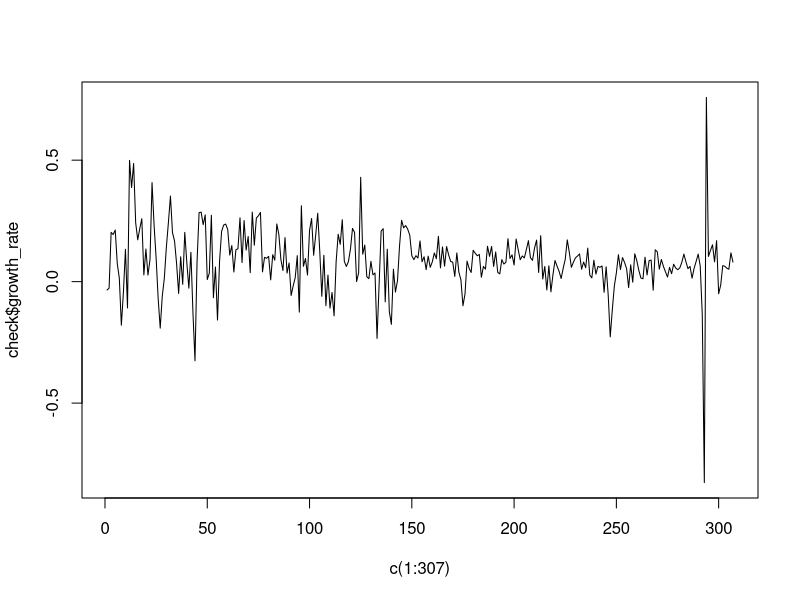
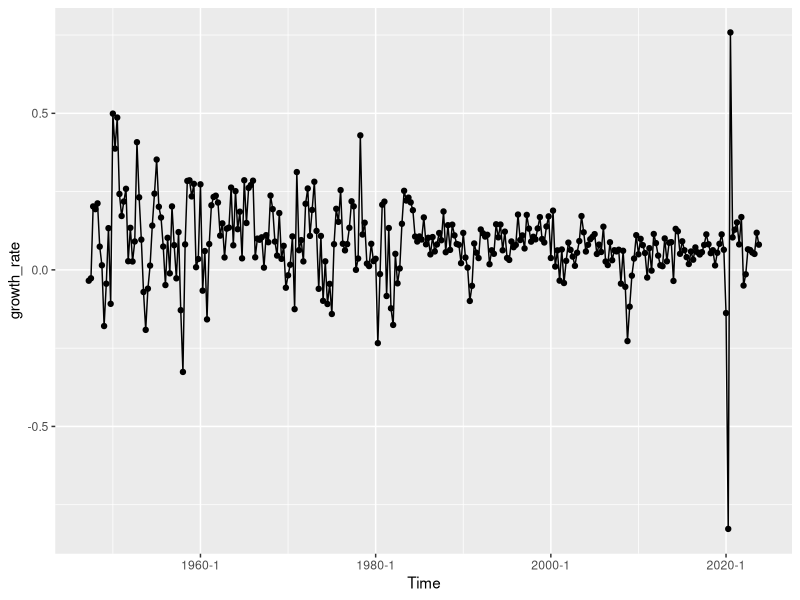

Source code (R) for these figures, in order:
## ---- chunk 1

library(tidyverse)
library(ggplot2)
library(zoo)

## ---- chunk 2

library(readxl)
RGDP_Data <- read_excel("RGDP Data.xlsx")

# extracting the most revised values/recent data
latest_data <- RGDP_Data$ROUTPUT24Q1

# creating a lag for all quarters
lag(latest_data)


check <- data.frame(RGDP_Data$DATE, log(latest_data), lag(log(latest_data)))

check <- check %>% 
  rename(c("Date" = "RGDP_Data.DATE",
           "Raw Data" = "log.latest_data.",
           "First Lag" = "lag.log.latest_data.."))

check <- check[-1,] %>% 
  mutate(growth_rate = (`Raw Data` - `First Lag`)/`First Lag` * 100)

# formatting the data variable in terms of year and quarters
Dates <- gsub(":", " ", check$Date) 
check <- check %>% 
  mutate(Time = as.yearqtr(Dates)) %>% 
  select(c(Time, growth_rate)) %>% 
  mutate(growth_rate = as.numeric(growth_rate))

## EXPLAIN EVERYTHING 
# variance of initial years (prior to them changing to GDP) seems higher 
plot(c(1:307), check$growth_rate, type = "l", lwd = 1)

ggplot(check, aes(Time, growth_rate)) + 
  geom_point() + 
  geom_line()

# add line to show where they changed computation method 
# add line to show Covid as well 

## ---- chunk 3

fitAR=function(Y,p,h){
  
  #Inputs: Y- predicted variable,  p - AR order, h -forecast horizon
  
  
  aux=embed(Y,p+h) #create p lags + forecast horizon shift (=h option)
  y=aux[,1] #  Y variable aligned/adjusted for missing data due to lags
  X=as.matrix(aux[,-c(1:(ncol(Y)*h))]) # lags of Y (predictors) corresponding to forecast horizon (prevent leakage)  

    X.out=tail(aux,1)[1:ncol(X)] #retrieve last p observations 

  

    model=lm(y~X) #estimate direct h-step AR(p) by OLS 
    coef=coef(model) #extract coefficients

  

  pred=c(1,X.out)%*%coef #make a forecast using the last few observations: a direct h-step forecast.
  #note the addition of a constant to the test observation vector
  
  rmsfe=sqrt(sum(model$residuals^2)/nrow(X)) #get unadjusted rmsfe (ignoring estimation uncertainty)
  
  return(list("model"=model,"pred"=pred,"coef"=coef, "rmsfe"=rmsfe)) #save estimated AR regression, prediction, and estimated coefficients
}

test <- as.matrix(log(check$growth_rate))


fitAR(test, 2, 2)

## ---- chunk 4

# calculating mean first revision percentage changes 

# extracting initial values of all variables
# take pre-COVID data
data_65q3_onwards <- RGDP_Data[c(75:292), c(1:219)]  %>% 
  subset(select = -DATE) 

m1 <- as.matrix(data_65q3_onwards) 

data_65q3_onwards <- matrix(m1, ncol = ncol(data_65q3_onwards), dimnames = NULL)

# extracting initial values of all variables
initial_values <- diag(data_65q3_onwards)


# extracting first revision values of all variables
first_revision_data <- RGDP_Data[c(75:292), c(1:219)] %>% 
  select(-c(1, 2)) 

# base dataset showing the GDP values across quarters 

GDP_across_q <- RGDP_Data[c(74:293), c(1:220)] %>%
  subset(select = -DATE) %>%
  mutate_all(as.numeric)

colnames(GDP_across_q) <- NULL

GDP_across_q <- as.matrix(GDP_across_q) 

lagged_GDP_across_q <- lag(GDP_across_q)

df <- 100 * (GDP_across_q - lagged_GDP_across_q)/lagged_GDP_across_q 

# Removing the first and last row since we had added those to compute the lag.
df <- df[-c(1, 220),]

# Revised values is a data frame that shows the growth rate of each quarter as compared to the previous quarter, across revisions. For instance, revision0 is the initial growth rate for each quarter, and revision1 shows the growth rate after values have been revised. 

revised_growth <- data.frame(matrix(NA, nrow = 218, ncol = 0))

for (i in 0:40){
  na_vector = c(replicate(218, NA)) 
  na_vector = as.numeric(na_vector)
  
  values <- diag(df)
  
  col_name = paste0("revision", i)
  
  na_vector[1:(218-i)] = values[1:(218-i)]
  revised_growth[[`col_name`]] = na_vector
  
  df <- df[,-c(1)]
}


# Now, we are looking into how the growth rates change due to revision. 
lagged_growth <- revised_growth[, -c(ncol(revised_growth))]
revised_growth <- revised_growth[,-c(1)]

# We're taking the average of the change in growth per revision 
change_in_growth <- 100*((revised_growth - lagged_growth)/lagged_growth)

change_in_growth[sapply(change_in_growth, is.infinite)] <- NA
  
change_in_growth <- change_in_growth %>% apply(2, mean, na.rm = TRUE)


## ---- chunk 5

example_q = "2014 Q1"
example_yq = as.yearqtr(example_q)

# Formatting dataframe of quarters and their estimated values
working_df = RGDP_Data[, -c(1)] %>%
  mutate_all(as.numeric)

colnames(working_df) <- sapply(seq(as.Date(as.yearqtr("1965 Q4", format = "%Y Q%q")), by="quarter", length.out = ncol(working_df)), function(x) format(as.yearqtr(x), format = "%Y Q%q"))
rownames(working_df) <- sapply(seq(as.Date(as.yearqtr("1947 Q1", format = "%Y Q%q")), by="quarter", length.out = nrow(working_df)), function(x) format(as.yearqtr(x), format = "%Y Q%q"))

# Calculating growth rate of each quarter
lagged_working_df = lag(working_df)
perc_change_df = (100 * (working_df - lagged_working_df) / lagged_working_df)[-c(1),]

# Split dataframe into 10 years before target date and current value of growth for quarters more than 10 years ago
ten_year_mark = (example_yq - 10 - as.yearqtr("1947 Q1", format = "%Y Q%q")) * 4


ancient_values <- perc_change_df[1:ten_year_mark,][[`example_q`]]
recent_values <- perc_change_df[(ten_year_mark + 1):nrow(perc_change_df) - 1,] %>%
  select((which(names(.) == toString(example_yq - 10)) + 1) : toString(example_yq))


fitAR=function(Y,p,h){
  
  #Inputs: Y- predicted variable,  p - AR order, h -forecast horizon
  
  aux=embed(Y,p+h) #create p lags + forecast horizon shift (=h option)
  y=aux[,1] #  Y variable aligned/adjusted for missing data due to lags
  X=as.matrix(aux[,-c(1:(ncol(Y)*h))]) # lags of Y (predictors) corresponding to forecast horizon (prevent leakage)  

    X.out=tail(aux,1)[1:ncol(X)] #retrieve last p observations 

    model=lm(y~X) #estimate direct h-step AR(p) by OLS 
    coef=coef(model) #extract coefficients

  pred=c(1,X.out)%*%coef #make a forecast using the last few observations: a direct h-step forecast.
  #note the addition of a constant to the test observation vector
  
  rmsfe=sqrt(sum(model$residuals^2)/nrow(X)) #get unadjusted rmsfe (ignoring estimation uncertainty)
  
  return(list("model"=model,"pred"=pred,"coef"=coef, "rmsfe"=rmsfe)) #save estimated AR regression, prediction, and estimated coefficients
}

test <- as.matrix(log(check$growth_rate))


fitAR(test, 2, 2)



